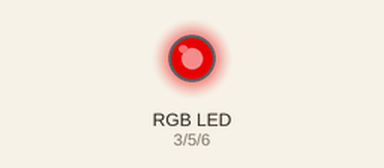
A sketch run on a simulated Arduino Uno, built with avr-gcc and run on an emulated ATmega328P. Shown: an RGB LED mixed from three pins (HIGH = lit). Dim RGB values are drawn brighter than linear; random numbers use the default seed unless the sketch sets one.

Above: at 0.1 s.
At 5.1 s:
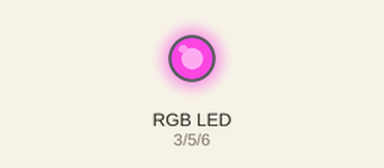
At 10.1 s:
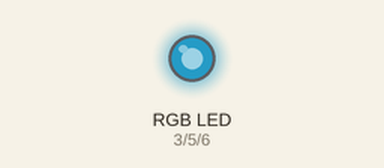
At 20.1 s:
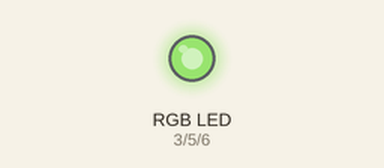
At 30.1 s:
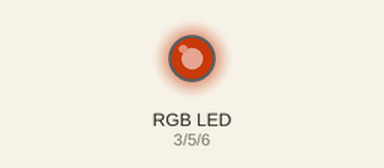
At 39.75 s:
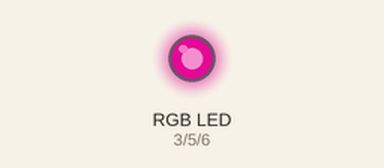
Timing chart, 0 to 40.0 s (numbered marks = the images above):
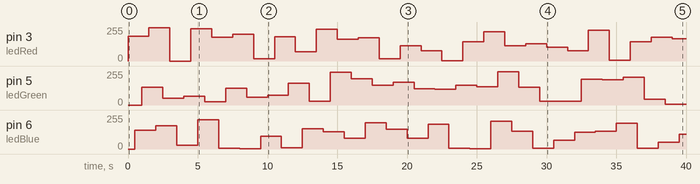

The sketch:

ledRGB.ino
```cpp
const int ledRed = 3;
const int ledBlue = 6;
const int ledGreen = 5;

float Red;
float Blue;
float Green;

void setup()
{
  pinMode(ledRed, OUTPUT);
  pinMode(ledBlue, OUTPUT);
  pinMode(ledGreen, OUTPUT);
  randomSeed(analogRead(0));
}

void loop()
{
  Red = random(250);
  Blue = random(250);
  Green = random(250);

  analogWrite(ledRed, Red);
  delay(500);
  analogWrite(ledBlue, Blue);
  delay(500);
  analogWrite(ledGreen, Green);
  delay(500);
}
```

Measured:
- by itself, pin 3 (ledRed): 0/255 → 184/255 at 0.00 s, → 248/255 1.5 s later, → 0/255 1.5 s later, → 242/255 1.5 s later, … (27 changes in this stretch)
- by itself, pin 6 (ledBlue): 0/255 → 139/255 at 0.50 s, → 176/255 1.5 s later, → 27/255 1.5 s later, → 218/255 1.5 s later, … (27 changes in this stretch)
